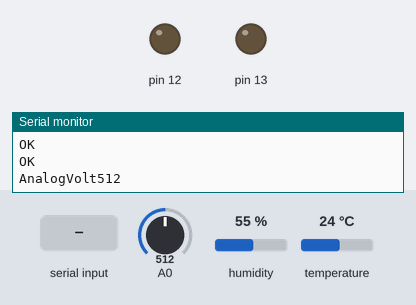
Recording of a sketch running on a simulated Arduino Uno, built with avr-gcc and run on an emulated ATmega328P. Parts: output pins drawn as LEDs (lit = HIGH), the last lines printed to the serial monitor. The test bench sets the inputs (shaded band); at power-on: A0 = 512, humidity 55 %, temperature 24 °C. The modem accepts every AT command (registered, SIM ready, sends succeed) and sends nothing else.

Above: at 8.9 s.
9.0 s: "motor" received over the second serial link
At 12.8 s:
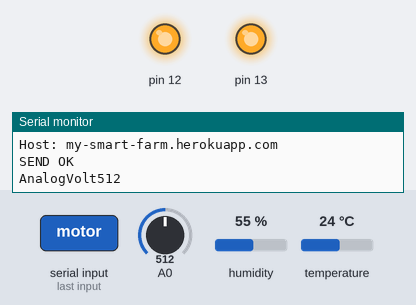
13.7 s: "0" received over the second serial link
Timing chart, 0 to 16.7 s (numbered marks = the images above; inputs shaded):
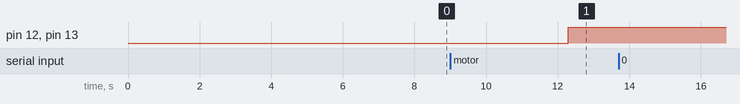

The sketch:

esptest.ino
```cpp
#include <SoftwareSerial.h>
#include <dht.h>
SoftwareSerial esp8266(10, 11);

#define DEBUG true

dht DHT;
int t, h;
String ipad = "my-smart-farm.herokuapp.com";
// String ipad = "192.168.1.6";

void setup()

{
  pinMode(13, OUTPUT);
  pinMode(A0, INPUT);
  pinMode(12, OUTPUT);
  Serial.begin(9600);
  esp8266.begin(9600);

  esp8266Serial("AT+RST\r\n", 1200, DEBUG);
  esp8266Serial("AT+CWMODE=1\r\n", 1200, DEBUG);

  // esp8266Serial("AT+UART_DEF=9600,8,1,0,0\r\n",5000,DEBUG);

  // esp8266Serial("AT+CWJAP=\"Shashank\",\"mathura2\"\r\n", 2500, DEBUG);
  esp8266Serial("AT+CWJAP=\"Desktop\",\"11111111\"\r\n", 2500, DEBUG);
  delay(500);

  String x = "AT+PING=\"" + ipad + "\"\r\n";

  esp8266Serial(x, 2000, DEBUG);
  delay(250);
}

void loop()
{

  int readData = DHT.read11(7);
  t = DHT.temperature;
  h = DHT.humidity;
  Serial.print("AnalogVolt" + (String)analogRead(A0));
  int x = map(analogRead(A0), 300, 1024, 100, 0);
  sendData(t, h, x);
}

void sendData(int t, int h, int moisture)
{

  String TCP = "AT+CIPSTART=\"TCP\",\"" + ipad + "\",80\r\n";
  esp8266Serial(TCP, 2000, DEBUG);
  delay(250);

  int wL = 0;
  int sl = 0;

  String s = "GET /receiver.php?temp=" + (String)t +
             "&humidity=" + (String)h +
             "&waterLevel=" + (String)wL +
             "&sunlight=" + (String)sl +
             "&moisture=" + (String)moisture +
             " HTTP/1.1\r\nHost: " + ipad + "\r\n\r\n";

  String length = "AT+CIPSEND=" + (String)s.length() + "\r\n";
  esp8266Serial(length, 500, DEBUG);
  Serial.print("Sending:");
  Serial.println(s);
  String resp = esp8266Serial(s, 1500, DEBUG);
  char mStatus = resp[resp.indexOf("motor") + 6];
  if (mStatus == '0')
  {
    digitalWrite(12, LOW);
    digitalWrite(13, LOW);
  }
  else
  {
    digitalWrite(12, HIGH);
    digitalWrite(13, HIGH);
  }
}

String esp8266Serial(String command, const int timeout, boolean debug)
{
  String response = "";
  esp8266.print(command);

  long int time = millis();
  while ((time + timeout) > millis())
  {
    while (esp8266.available())
    {
      char c = esp8266.read();
      response += c;
    }
  }
  if (DEBUG)
  {
    Serial.print(response);
  }

  return response;
}
```
